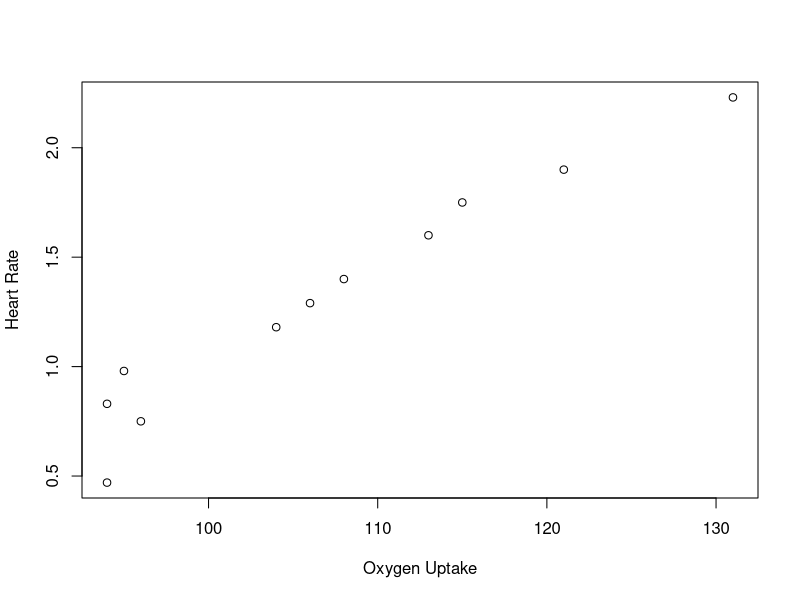

This figure's R source: (Note: this script raises an error after producing the figure.)
## ---- chunk 1
heart.rate <- c(94, 96, 94, 95, 104, 106, 108, 113, 115, 121, 131)
oxygen.uptake <- c(0.47, 0.75, 0.83, 0.98, 1.18, 1.29, 1.40, 1.60, 1.75, 1.90, 2.23)
## ---- chunk 2
plot(y = oxygen.uptake,x = heart.rate, xlab = "Oxygen Uptake", ylab = "Heart Rate")
lm(oxygen.uptake ~ heart.rate) %>% abline(col = 'red', lwd = 2)
## ---- chunk 3
# P-value for the β1 coefficient (two-sided)
(lm(heart.rate ~ oxygen.uptake) %>% summary)$coefficients[8]/2
## ---- chunk 4
mcmc_regression <- function(J, burn, thin, y, x, m0, v0, m1, v1, a,b) {
  # Requirements..
  fr <- lm(y~x); n <- length(y); 
  keep <- seq(burn + 1,J, by = thin)
  # Starting values
  beta0 <- c(fr$coefficients[1]) %>% as.numeric
  beta1 <- c(fr$coefficients[2]) %>% as.numeric
  sigma2 <- c(summary(fr)$sigma^2) %>% as.numeric
  for (i in 2:J) {
    # update beta0
    s2star <- 1/((n/sigma2[i-1]) + 1/v0)
    mstar <- ( (1/sigma2[i-1]) * sum(y - beta1[i-1]*x) + (m0/v0) ) * s2star
    beta0[i] <- rnorm(1, mstar,sqrt(s2star))
    # update beta2
    sumx2 <- sum(x^2)
    s2star <- 1 / ( (sumx2/sigma2[i-1]) + 1/v0 )
    mstar <- ( (1/sigma2[i-1]) * sum(x*(y - beta0[i])) + (m1/v1) ) * s2star
    beta1[i] <- rnorm(1, mstar, sqrt(s2star))
    # update sigma2
    astar <- 0.5 * n + a
    bstar <- 0.5 * sum((y - (beta0[i] + beta1[i] * x)) ^ 2) + b # I choose rate!
    sigma2[i] <- rinvgamma(1,astar,bstar)
  }
  list("beta0" = beta0[keep],"beta1" = beta1[keep],"sigma2" = sigma2[keep])
}
## ---- chunk 5
gibbs_reg <- mcmc_regression(J = 1001000, burn = 1000, thin = 150, oxygen.uptake, 
                heart.rate, m0 = 0, v0 = 100, m1 = 0, v1 = 100, a = 1, b = 1)
## ---- chunk 6
par(mfrow = c(3,2))
plot(gibbs_reg$beta1, type = 'l'); plot(gibbs_reg$beta0, type = 'l'); plot(gibbs_reg$sigma2, type = 'l')
acf(gibbs_reg$beta1); acf(gibbs_reg$beta0); acf(gibbs_reg$beta1)
par(mfrow = c(1,1)) # close enough.
## ---- chunk 7
plot(seq(-30,30,length = 1000), dnorm(seq(-30,30,length = 1000),0,sqrt(100)), 
     type = 'l', ylim = c(0, .31), main = expression("Prior vs Posterior B"[0]), 
     xlab = expression(theta), ylab = expression(paste(pi,"(", theta,")", sep = "")))
lines(density(gibbs_reg$beta0))

plot(seq(-10,10,length = 1000), dnorm(seq(-10,10,length = 1000),0,sqrt(100)), 
     type = 'l', ylim = c(0, 35), main = expression("Prior vs Posterior B"[1]), 
     xlab = expression(theta), ylab = expression(paste(pi,"(", theta,")", sep = "")))
lines(density(gibbs_reg$beta1)) 

plot(seq(0,20,length = 1000), dinvgamma(seq(0,20,length = 1000),1,1), 
     type = 'l', ylim = c(0, 5), main = expression("Prior vs Posterior σ"^2), 
     xlab = expression(theta), ylab = expression(paste(pi,"(", theta,")", sep = "")))
lines(density(gibbs_reg$sigma2)) 
## ---- chunk 8
plot(y = oxygen.uptake,x = heart.rate, xlab = "Oxygen Uptake", ylab = "Heart Rate")
lm(oxygen.uptake ~ heart.rate) %>% abline(col = 'red', lwd = 2)
abline(c(mean(gibbs_reg$beta0), mean(gibbs_reg$beta1)), col = 'blue')
## ---- chunk 9
quantile(gibbs_reg$beta1, c(.025, 0.975)) # one sided significance
mean(gibbs_reg$beta1 > 0) # one sided
## ---- chunk 10
J <- length(gibbs_reg$beta0)
mu <- gibbs_reg$beta0+gibbs_reg$beta1*95
stdev <- sqrt(gibbs_reg$sigma2)
post_pred <- rnorm(J,mu,stdev)

summary(post_pred)
plot(density(post_pred))
